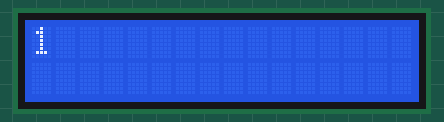
This sketch was run on a simulated Arduino Uno, built with avr-gcc and run on an emulated ATmega328P. Parts: 16×2 character LCD. Wiring (inferred from the names in the program): character LCD (HD44780): RS pin 14; R/W pin 15; E pin 16; data pin 8, pin 9, pin 10, pin 11.

Above: at 0.1 s.
At 3.1 s:
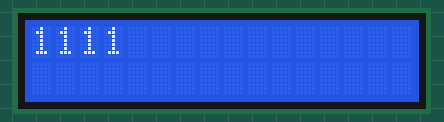
At 5.1 s:
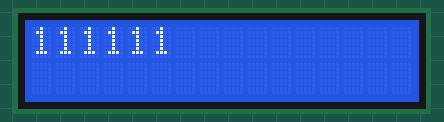
At 7.1 s:
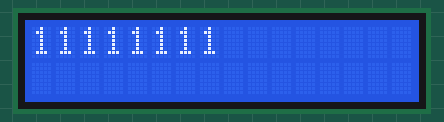
At 11.1 s:
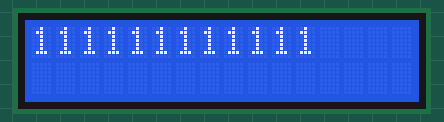
At 15.1 s:
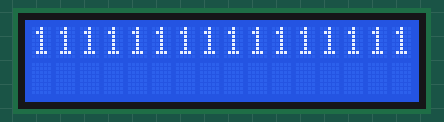

The sketch:

7.ino
```cpp
#define RS 14
#define RW 15
#define E 16
#define DB0 4
#define DB4 8

void setup() {
  Serial.begin(9600);

  for(char i = 0; i < 4; i++) {
    pinMode(8 + i, OUTPUT);
    if(i < 3)
      pinMode(14 + i, OUTPUT);
  }

  digitalWrite(RS, HIGH);
  digitalWrite(RW, LOW);

  lcdInit();
}

void loop() {
  lcdSetData4(0x31);
  delay(1000);
}

void lcdInit() {
  lcdSetInst8(0x30);
  lcdSetInst8(0x30);
  lcdSetInst8(0x30);
  lcdSetInst8(0x28);

  lcdSetInst4(0x28);
  lcdSetInst4(0x06);
  lcdSetInst4(0x0c);
  lcdSetInst4(0x80);
  lcdSetInst4(0x01);

  delay(10);
}

void lcdSetInst8(char inst) {
  digitalWrite(RS, LOW);

  for(int i = 0; i < 8; i++) {
    if(inst & (0x01 << i))
      digitalWrite(DB0 + i, HIGH);
    else
      digitalWrite(DB0 + i, LOW);
  }

  digitalWrite(E, HIGH);
  digitalWrite(E, LOW);
  digitalWrite(RS, HIGH);

  delayMicroseconds(50);
}

void lcdSetInst4(char inst) {
  lcdSetInst4Temp((inst >> 4) & 0x0f);
  lcdSetInst4Temp(inst & 0x0f);
}

void lcdSetInst4Temp(char inst) {
  digitalWrite(RS, LOW);

  for(int i = 0; i < 4; i++) {
    if(inst & (0x01 << i))
      digitalWrite(DB4 + i, HIGH);
    else
      digitalWrite(DB4 + i, LOW);
  }

  digitalWrite(E, HIGH);
  digitalWrite(E, LOW);
  digitalWrite(RS, HIGH);

  delayMicroseconds(50);
}

void lcdSetData4(char data) {
  lcdSetData4Temp((data >> 4) & 0x0f);
  lcdSetData4Temp(data & 0x0f);
}

void lcdSetData4Temp(char data) {
  for(int i = 0; i < 4; i++) {
    if(data & (0x01 << i))
      digitalWrite(DB4 + i, HIGH);
    else
      digitalWrite(DB4 + i, LOW);
  }

  digitalWrite(E, HIGH);
  digitalWrite(E, LOW);

  delayMicroseconds(50);
}
```

Measured:
- what the display in image 0 shows lasts 1.0 s, from 0.0 s to 1.0 s
